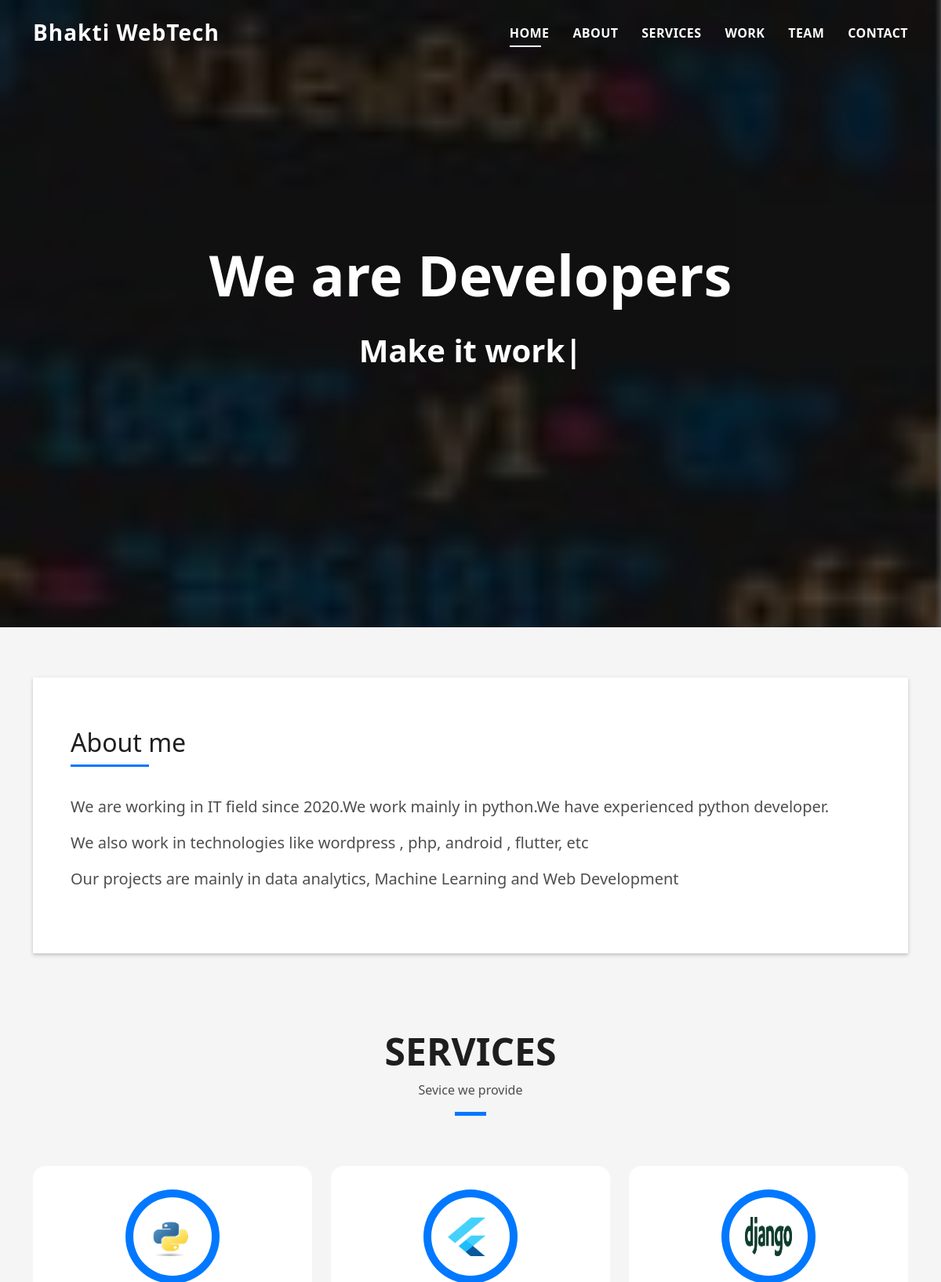
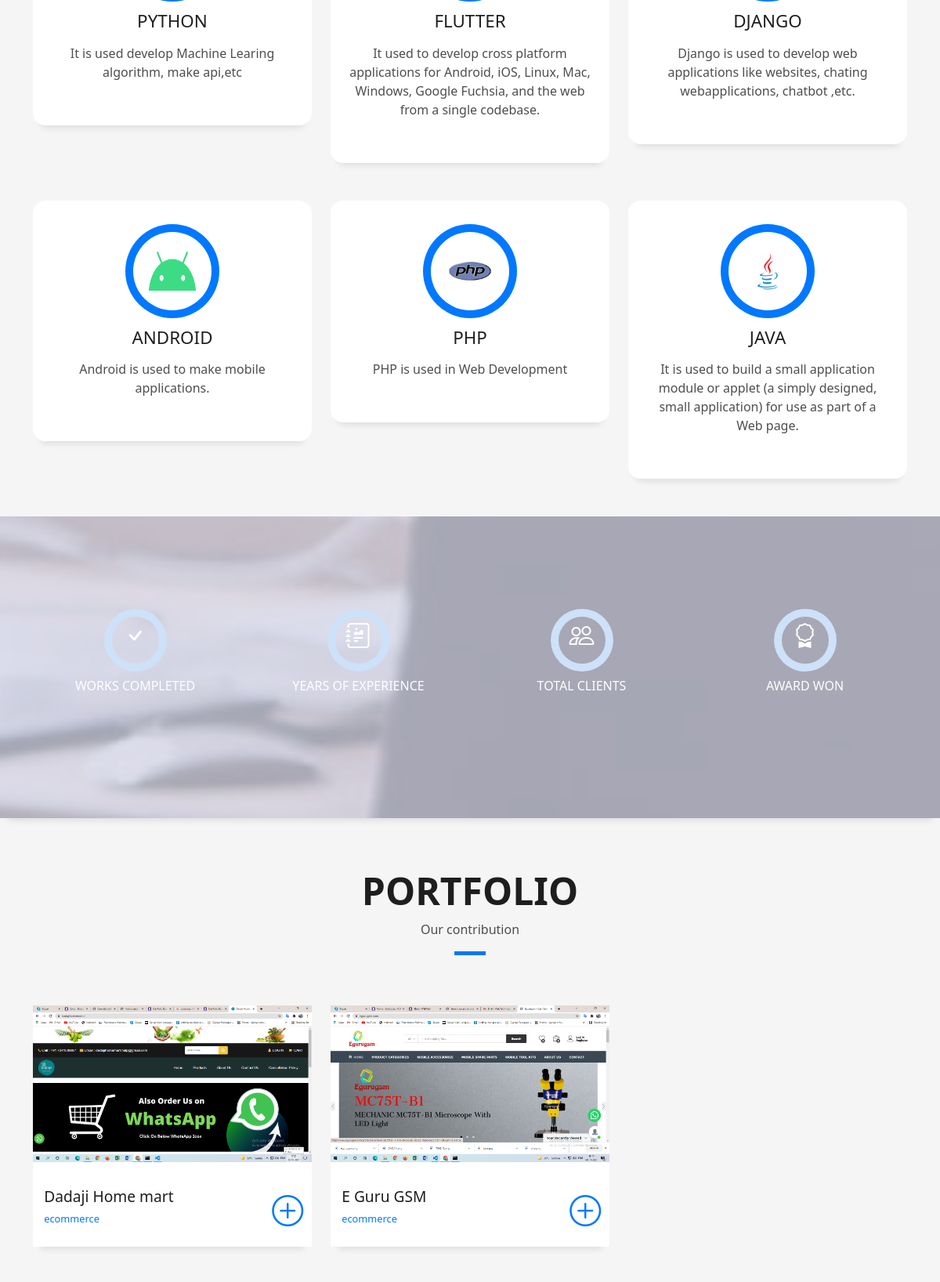
The page / (upper part) on the database its author committed (2 pictures, top to bottom).
### app/models.py (models this page shows)
class About(models.Model):
    disc1=models.TextField()
    disc2=models.TextField()
    disc3=models.TextField()

class Service(models.Model):
    icon=models.ImageField(upload_to='service')
    title=models.CharField(max_length=500)
    desc=models.TextField()

class Project(models.Model):
    img1=models.ImageField(upload_to='pimage')
    img2=models.ImageField(upload_to='pimage')
    img3=models.ImageField(upload_to='pimage')
    p_name=models.CharField(max_length=500)
    p_type=models.CharField(max_length=500)
    p_lang=models.CharField(max_length=500)
    p_url=models.CharField(max_length=200)
    p_disc=models.TextField()

### app/views.py (the view, shortened to what this page needs)
# urls.py: path('',views.index,name='index'),
def index(request):
    data=Line.objects.all()
    dev=Team.objects.all()
    about=About.objects.all().last()
    service=Service.objects.all()
    pro=Project.objects.all()
    client=Client.objects.all()
    return render(request,'index.html',{'data':data,'dev':dev,'about':about,'service':service,'pro':pro,'client':client})

### app/templates/index.html (shortened to what this page needs)
{% extends 'base.html' %}
{% load static %}
{% block body %}
  <div id="hero" class="hero route bg-image" style="background-image: url('{% static 'assets/img/bg.jpg' %}')">
    <div class="overlay-itro"></div>
    <div class="hero-content display-table">
      <div class="table-cell">
        <div class="container">
          <h1 class="hero-title mb-4">We are Developers</h1>
          <p class="hero-subtitle"><span class="typed" data-typed-items="
          {% for i in data %}
            {{i.line}},
          {% endfor %}
            "></span></p>
        </div>
      </div>
    </div>
  </div>
  <main id="main">
    <section id="about" class="about-mf sect-pt4 route">
      <div class="container">
        <div class="row">
          <div class="col-sm-12">
            <div class="box-shadow-full">
              <div class="row">
                <div class="col-md-12">
                  <div class="about-me pt-4 pt-md-0">
                    <div class="title-box-2">
                      <h5 class="title-left">
                        About me
                      </h5>
                    </div>
                    <p class="lead">
                      {{about.disc1}}
                    </p>
                    <p class="lead">
                      {{about.disc2}}
                    </p>
                    <p class="lead">
                      {{about.disc3}}
                    </p>
                  </div>
                </div>
              </div>
            </div>
          </div>
        </div>
      </div>
    </section>
    <section id="services" class="services-mf pt-5 route">
      <div class="container">
        <div class="row">
          <div class="col-sm-12">
            <div class="title-box text-center">
              <h3 class="title-a">
                Services
              </h3>
              <p class="subtitle-a">
                Sevice we provide
              </p>
              <div class="line-mf"></div>
            </div>
          </div>
        </div>
        <div class="row">
          {% for i in service %}
          <div class="col-md-4">
            <div class="service-box">
              <div class="service-ico">
                <span class="ico-circle"><img src="{{i.icon.url}}" height="50px" width="60px"></span>
              </div>
              <div class="service-content">
                <h2 class="s-title">{{i.title}}</h2>
                <p class="s-description text-center">
                 {{i.desc}}
                </p>
              </div>
            </div>
          </div>
          {% endfor %}
        </div>
      </div>
    </section>
    <div class="section-counter paralax-mf bg-image" style="background-image: url({% static 'assets/img/counters-bg.jpg' %})">
      <div class="overlay-mf"></div>
      <div class="container position-relative">
        <div class="row">
          <div class="col-sm-3 col-lg-3">
            <div class="counter-box counter-box pt-4 pt-md-0">
              <div class="counter-ico">
                <span class="ico-circle"><i class="bi bi-check"></i></span>
              </div>
              <div class="counter-num">
                <span class="counter-text">WORKS COMPLETED</span>
              </div>
            </div>
          </div>
          <div class="col-sm-3 col-lg-3">
            <div class="counter-box pt-4 pt-md-0">
              <div class="counter-ico">
                <span class="ico-circle"><i class="bi bi-journal-richtext"></i></span>
              </div>
              <div class="counter-num">
                <span class="counter-text">YEARS OF EXPERIENCE</span>
              </div>
            </div>
          </div>
          <div class="col-sm-3 col-lg-3">
            <div class="counter-box pt-4 pt-md-0">
              <div class="counter-ico">
                <span class="ico-circle"><i class="bi bi-people"></i></span>
              </div>
              <div class="counter-num">
                <span class="counter-text">TOTAL CLIENTS</span>
              </div>
            </div>
          </div>
          <div class="col-sm-3 col-lg-3">
            <div class="counter-box pt-4 pt-md-0">
              <div class="counter-ico">
                <span class="ico-circle"><i class="bi bi-award"></i></span>
              </div>
              <div class="counter-num">
                <span class="counter-text">AWARD WON</span>
              </div>
            </div>
          </div>
        </div>
      </div>
    </div>
    <section id="work" class="portfolio-mf sect-pt4 route">
      <div class="container">
        <div class="row">
          <div class="col-sm-12">
            <div class="title-box text-center">
              <h3 class="title-a">
                Portfolio
              </h3>
              <p class="subtitle-a">
                Our contribution
              </p>
              <div class="line-mf"></div>
            </div>
          </div>
        </div>
        <div class="row">
         {% for i in pro %}
            <div class="col-md-4">
            <div class="work-box">
              <a href="{{i.img1.url}}g" data-gallery="portfolioGallery" class="portfolio-lightbox">
                <div class="work-img">
                  <img src="{{i.img1.url}}" alt="" class="img-fluid">
                </div>
              </a>
              <div class="work-content">
                <div class="row">
                  <div class="col-sm-8">
                    <h2 class="w-title">{{i.p_name}}</h2>
                    <div class="w-more">
                      <span class="w-ctegory">{{i.p_type}}</span>
                    </div>
                  </div>
                  <div class="col-sm-4">
                    <div class="w-like">
                      <a href="{% url 'detail' %}?pid={{i.id}}"> <span class="bi bi-plus-circle"></span></a>
                    </div>
                  </div>
                </div>
              </div>
            </div>
          </div>
         {% endfor %}
        </div>
      </div>
    </section>
  </main>
{% endblock body %}

### app/templates/base.html (shortened to what this page needs)
{% load static %}
<!DOCTYPE html>
<html lang="en">
<head>
  <link href="{% static 'assets/vendor/bootstrap/css/bootstrap.min.css' %}" rel="stylesheet">
  <link href="{% static 'assets/vendor/bootstrap-icons/bootstrap-icons.css' %}" rel="stylesheet">
  <link href="{% static 'assets/vendor/glightbox/css/glightbox.min.css' %}" rel="stylesheet">
  <link href="{% static 'assets/vendor/swiper/swiper-bundle.min.css' %}" rel="stylesheet">
  <link href="{% static 'assets/css/style.css' %}" rel="stylesheet">
</head>
<body>
  <header id="header" class="fixed-top">
    <div class="container d-flex align-items-center justify-content-between">
      <h1 class="logo"><a href="index.html">Bhakti WebTech</a></h1>
      <nav id="navbar" class="navbar">
        <ul>
          <li><a class="nav-link scrollto active" href="#hero">Home</a></li>
          <li><a class="nav-link scrollto" href="#about">About</a></li>
          <li><a class="nav-link scrollto" href="#services">Services</a></li>
          <li><a class="nav-link scrollto " href="#work">Work</a></li>
          <li><a class="nav-link scrollto " href="#blog">Team</a></li>
          <li><a class="nav-link scrollto" href="#contact">Contact</a></li>
        </ul>
      </nav>
    </div>
  </header>
  {% block body %}
  {% endblock body %}
</body>
</html>

### rows shown on the page
About: disc1 "We are working in IT field since 2020.We work mainly in python.We have experienced python developer.", disc2 "We also work in technologies like wordpress , php, android , flutter, etc", disc3 "Our projects are mainly in data analytics, Machine Learning and Web Development"
Service: icon (picture), title "PYTHON", desc "It is used develop Machine Learing algorithm, make api,etc"
Service: icon (picture), title "FLUTTER", desc "It used to develop cross platform applications for Android, iOS, Linux, Mac, Windows, Google Fuchsia, and the web from a single codebase."
Service: icon (picture), title "DJANGO", desc "Django is used to develop web applications like websites, chating webapplications, chatbot ,etc."
Service: icon (picture), title "ANDROID", desc "Android is used to make mobile applications."
Service: icon (picture), title "PHP", desc "PHP is used in Web Development"
Service: icon (picture), title "JAVA", desc "It is used to build a small application module or applet (a simply designed, small application) for use as part of a Web page."
Project: img1 (picture), p_name "Dadaji Home mart", p_type "ecommerce"
Project: img1 (picture), p_name "E Guru GSM", p_type "ecommerce"
